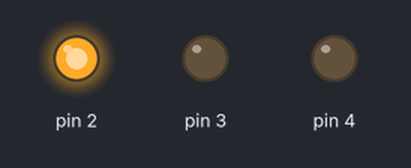
Bench run of a sketch on a simulated Arduino Uno, built with avr-gcc and run on an emulated ATmega328P. Parts: output pins drawn as LEDs (lit = HIGH).

Above: at 0.2 s.
At 0.7 s:
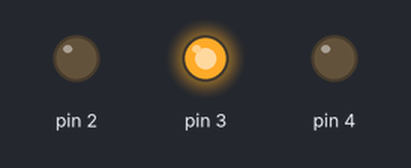
At 2.7 s:
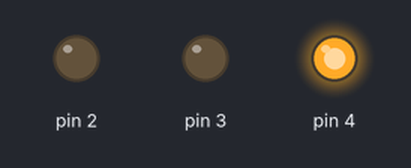
Timing chart, 0 to 3.5 s (numbered marks = the images above):
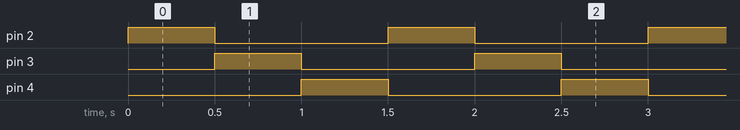

The sketch:

jago_robotika_arduino_2.ino
```cpp
void setup() {
  // put your setup code here, to run once:
  pinMode(2, OUTPUT);
  pinMode(3, OUTPUT);
  pinMode(4, OUTPUT);
}

void loop() {
  // put your main code here, to run repeatedly:
  digitalWrite(2, HIGH);
  digitalWrite(3, LOW);
  digitalWrite(4, LOW);
  delay(500);

  digitalWrite(2, LOW);
  digitalWrite(3, HIGH);
  digitalWrite(4, LOW);
  delay(500);

  digitalWrite(2, LOW);
  digitalWrite(3, LOW);
  digitalWrite(4, HIGH);
  delay(500);
}
```

Measured:
- by itself, pin 2–4: alternates HIGH for 0.50 s and LOW for 1.0 s
- by itself, everything shown: repeats every 1.5 s, in 3 steps
